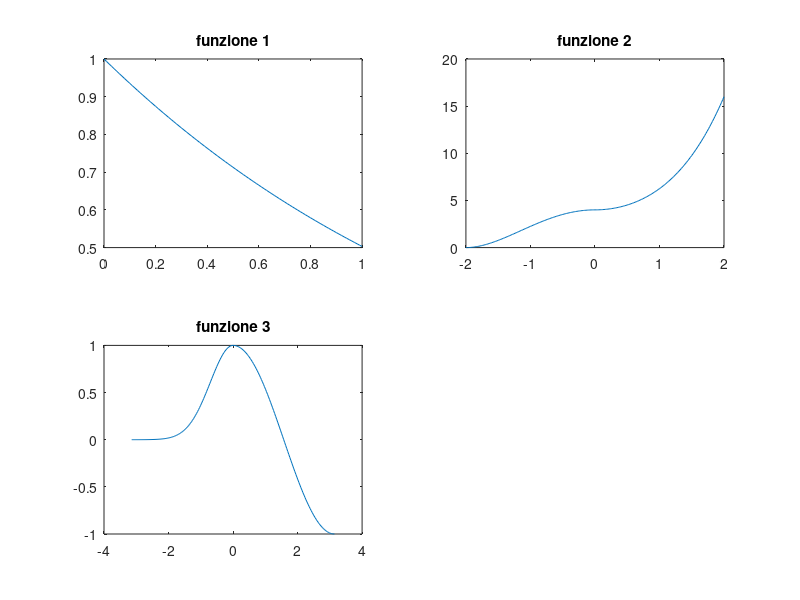

Recreate this plot in MATLAB.
close all
clear
clc

%esercizio a
x_es_1 = linspace(0,1,101);
y_es_1 = ((1-x_es_1./24)./(1+x_es_1./24+x_es_1.^2./384)).^8;
subplot(2,2,1);
title("esercizio 1");
plot(x_es_1,y_es_1);
title("funzione 1");

%esercizio b
x1_es2 = linspace(-2,0,101);
y1_es2 = (2-x1_es2.^2./2).^2;
x2_es2 = linspace(0,2,101);
y2_es2 = (x2_es2.^2./2+2).^2;
subplot(2,2,2);
x_es2 = [x1_es2 x2_es2];
y_es_2 = [y1_es2 y2_es2];
plot(x_es2,y_es_2);
title("funzione 2")

%esercizio c
x1_es3 = linspace(-pi,0,101);
x2_es3 = linspace(0,pi,101);
y1_es3 = exp(-x1_es3.^2);
y2_es3 = cos(x2_es3);
x_es3 = [x1_es3 x2_es3];
y_es3 = [y1_es3 y2_es3];
subplot(2,2,3);
plot(x_es3,y_es3);
title("funzione 3");





